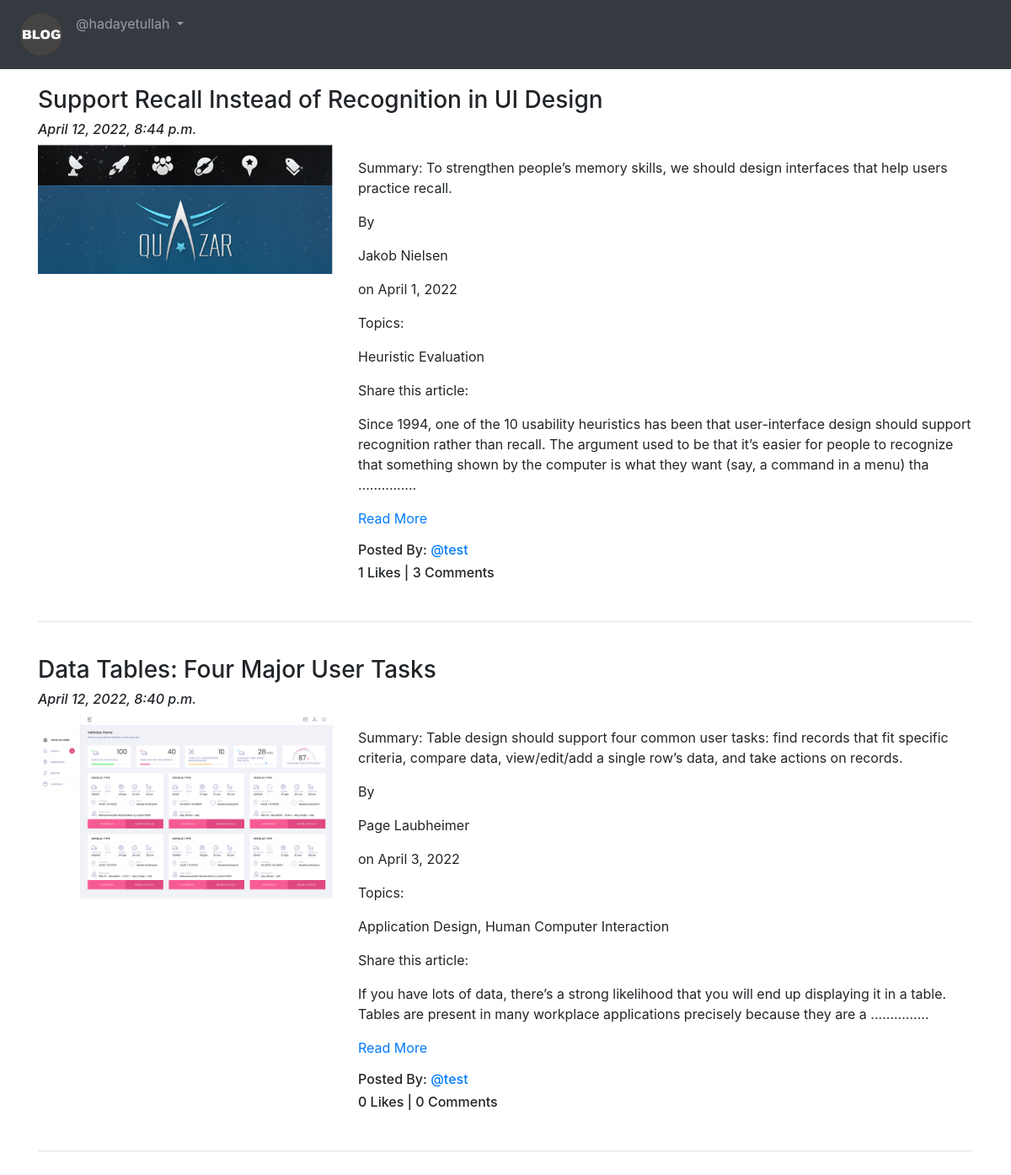
Page /blog/ (signed in) on the committed database.
### App_Blog/models.py (models this page shows, shortened)
class Blog(models.Model):
    author = models.ForeignKey(User, on_delete=models.CASCADE, related_name='post_author')
    blog_title = models.CharField(max_length=264, verbose_name='Put a Title')
    slug = models.SlugField(max_length=264, unique=True)
    blog_content = models.TextField(verbose_name='What is on your mind?')
    blog_image = models.ImageField(upload_to='blog_images', verbose_name='Image')
    publish_date = models.DateTimeField(auto_now_add=True)
    update_date = models.DateTimeField(auto_now=True)
    class Meta:
        ordering = ['-publish_date',]

### App_Blog/views.py (the view)
# urls.py: path('', views.BlogList.as_view(), name='blog_list'),
class BlogList(ListView):
    context_object_name = 'blogs'
    model = Blog
    template_name = 'App_Blog/blog_list.html'

### App_Blog/templatetags/custom_filters.py (called while the page is built)
def range_filter(value):
    return value[0:502] + ' ...............'

### templates/App_Blog/blog_list.html (shortened to what this page needs)
{% extends 'base.html' %}
{% load custom_filters %}
{%  block body_block %}
{% for blog in blogs %}
<h3>{{ blog.blog_title }}</h3>
<h6><i>{{ blog.publish_date }}</i></h6>
<div class="row">
  <div class="col-sm-4">
    <img src="/media/{{blog.blog_image}}" alt="{{blog.blog_title}}" title="{{blog.blog_title}}" width="100%">
  </div>
  <div class="col-sm-8">
    <p>{{blog.blog_content|range_filter|linebreaks}} <a href="{% url 'App_Blog:blog_details' slug=blog.slug %}">Read More</a></p>
    <h6>Posted By: <a href="#">@{{ blog.author }}</a><h6>
    <h6>{{ blog.liked_blog.count}} Likes | {{ blog.blog_comment.count}} Comments</h6>
  </div>
</div>
<br>
<hr>
<br>
{% endfor %}
{% endblock %}

### templates/base.html (shortened to what this page needs)
<!DOCTYPE html>
<html lang="en" dir="ltr">
  <head>
    <link rel="stylesheet" href="https://cdn.jsdelivr.net/npm/bootstrap@4.4.1/dist/css/bootstrap.min.css"
>
    <link rel="stylesheet" href="https://cdnjs.cloudflare.com/ajax/libs/font-awesome/6.1.1/css/all.min.css"
 />
  </head>
  <body>
    <nav class="navbar navbar-expand-sm bg-dark navbar-dark">
      <ul class="navbar-nav">
        <li class="nav-item active">
          <a class="nav-link" href="{% url 'index' %}">
            <img src="/media/logo.png" alt="Logo" width="50px">
          </a>
        </li>
        {% if user.is_authenticated %}
        <div class="nav-item dropdown">
          <a class="nav-link dropdown-toggle" href="#" id="navbardrop" data-toggle="dropdown">
            @{{ user.username }}
          </a>
        </div>
        {% endif %}
      </ul>
    </nav>
    <div class="container" style="padding-top:20px">
      {% block body_block %}
      {% endblock %}
    </div>
  </body>
</html>

### rows in the picture
Blog: blog_title "Support Recall Instead of Recognition in UI Design", publish_date "April 12, 2022, 8:44 p.m.", blog_image (picture), blog_content|range_filter "Summary: To strengthen people’s memory skills, we should design interfaces that help users practice recall. By Jakob Nielsen on April 1, 2022 Topics: Heuristic Evaluation Share this article: Since 1994, one of the 10 usability heuristics has been that user-interface design should support recognition rather than recall. The argument used to be that it’s easier for people to recognize that something shown by the computer is what they want (say, a command in a menu) tha ...............", author "test", liked_blog.count "1", blog_comment.count "3"
Blog: blog_title "Data Tables: Four Major User Tasks", publish_date "April 12, 2022, 8:40 p.m.", blog_image (picture), blog_content|range_filter "Summary: Table design should support four common user tasks: find records that fit specific criteria, compare data, view/edit/add a single row’s data, and take actions on records. By Page Laubheimer on April 3, 2022 Topics: Application Design, Human Computer Interaction Share this article: If you have lots of data, there’s a strong likelihood that you will end up displaying it in a table. Tables are present in many workplace applications precisely because they are a ...............", author "test", liked_blog.count "0", blog_comment.count "0"

### other values in the picture
{{ user.username }} "hadayetullah"
